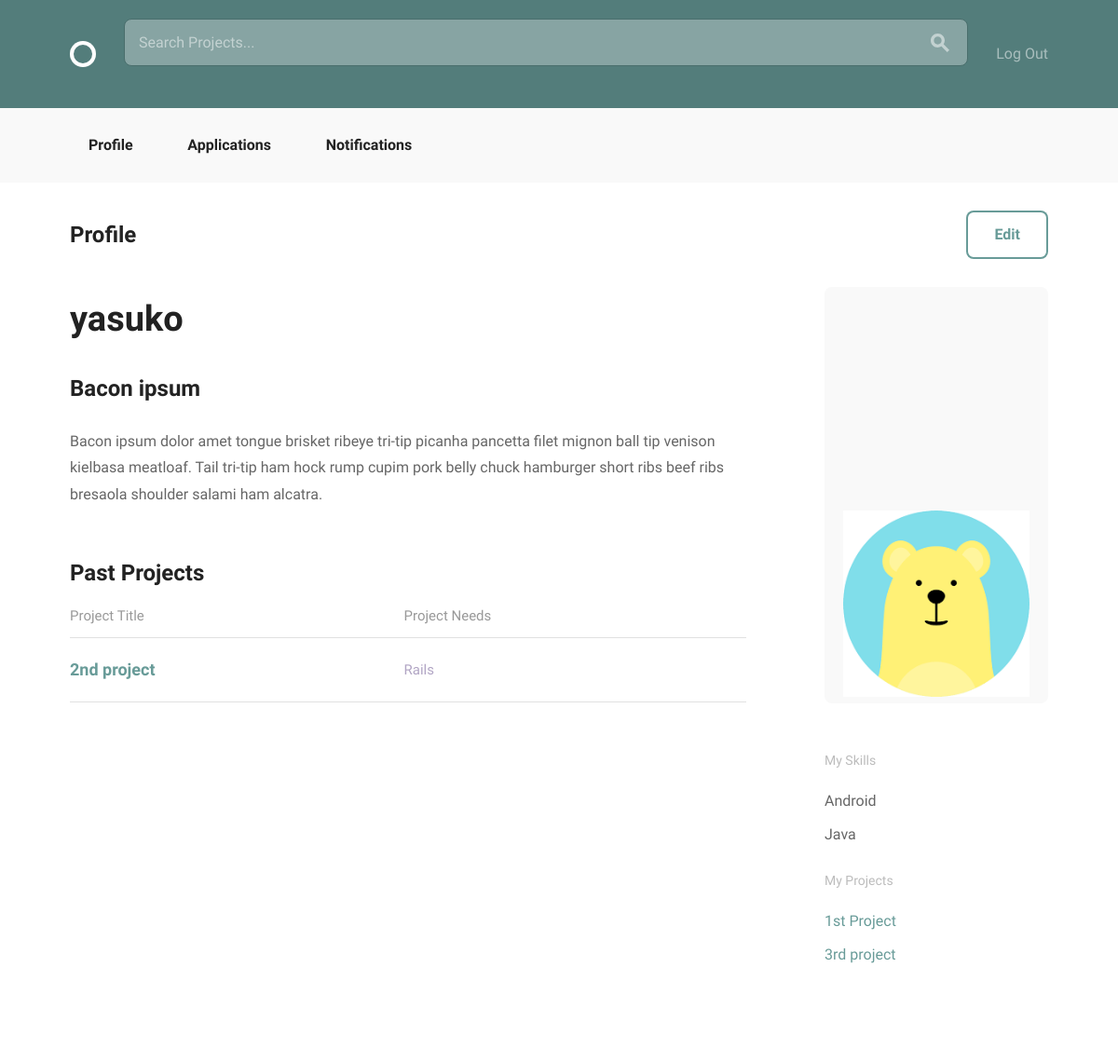
The app's page /accounts/profile/3/ (signed in), older data.
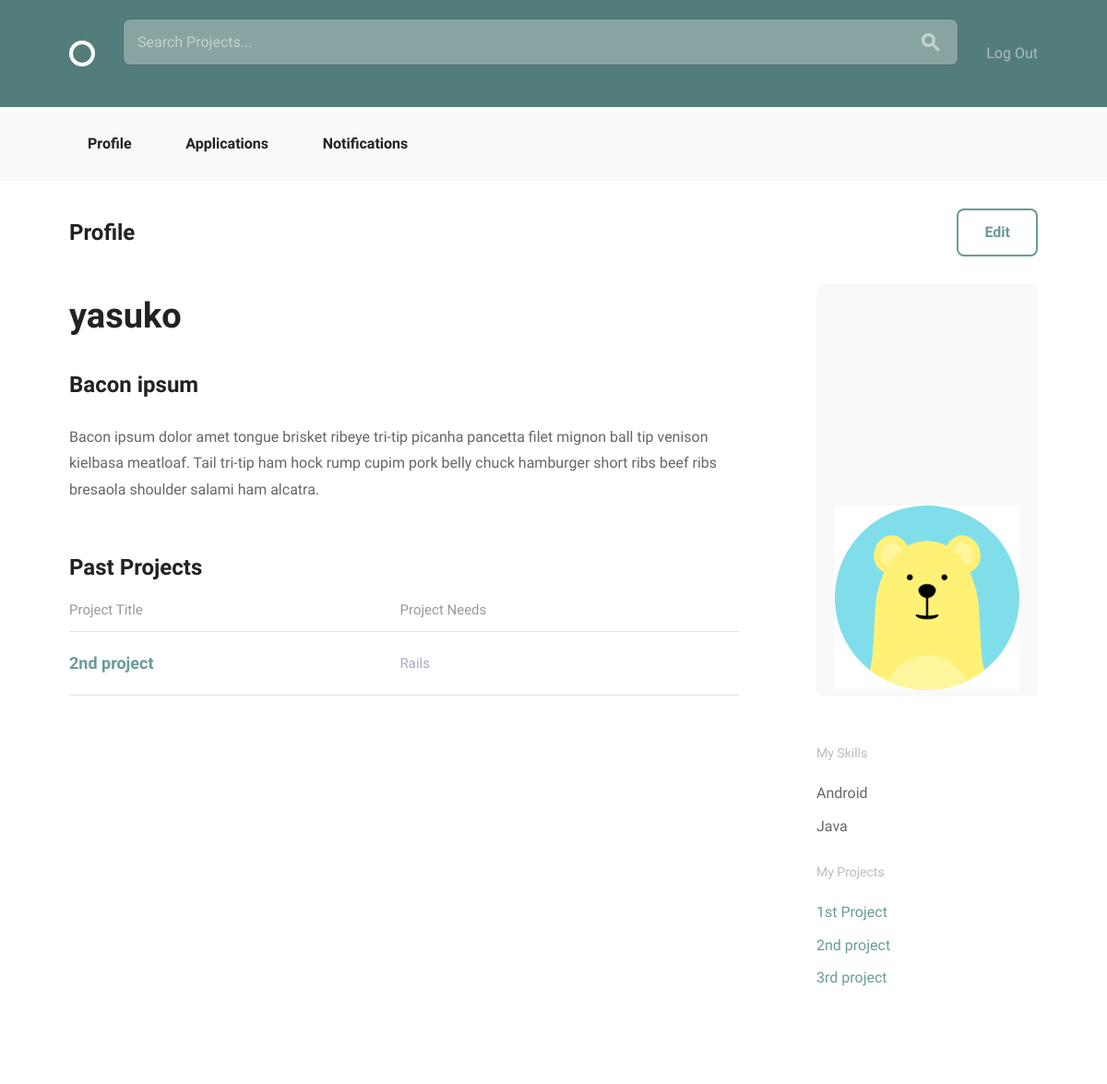
The same page, newer data.
### projects/models.py (models this page shows, shortened)
class Application(models.Model):
    applicant = models.ForeignKey(
        settings.AUTH_USER_MODEL,
        related_name="applicaion"
    )
    position = models.ForeignKey(Position)
    status = models.CharField(max_length=20)

class Position(models.Model):
    ANDROID = "Android"
    DESIGN = "Design"
    JAVA = "Java"
    PHP = "PHP"
    PYTHON = "Python"
    RAILS = "Rails"
    WORDPRESS = "Wordpress"
    iOS = "iOS"
    SKILLES_CHOICES = (
        (ANDROID, "Android Developer"),
        (DESIGN, "Designer"),
        (JAVA, "Java Developer"),
        (PHP, "PHP Developer"),
        (PYTHON, "Python Developer"),
        (RAILS, "Rails Developer"),
        (WORDPRESS, "Wordpress Developer"),
        (iOS, "iOS Developer")
    )
    project = models.ForeignKey(
        Project,
        null=True,
        related_name="positions",
        on_delete=models.CASCADE)
    title = models.CharField(max_length=100, blank=True)
    description = models.TextField(max_length=500, blank=True)
    skill = models.CharField(
        max_length=20,
        choices=SKILLES_CHOICES,
        default="",
        blank=True)
    position_filled = models.BooleanField(default=False, blank=True)
    applicants = models.ManyToManyField(
        settings.AUTH_USER_MODEL,
        through='Application')

class Project(models.Model):
    user = models.ForeignKey(settings.AUTH_USER_MODEL, null=True)
    title = models.CharField(max_length=100)
    description = models.TextField(max_length=500)
    estimated_time = models.IntegerField()
    requirements = models.CharField(max_length=100)

### accounts/models.py (models this page shows)
class Skill(models.Model):
    user = models.ForeignKey(settings.AUTH_USER_MODEL, null=True)
    name = models.CharField(max_length=20, choices=SKILLES_CHOICES)
    def __str__(self):
        return self.name

### accounts/views.py (the view)
@login_required
def profile_detail(request, pk):
    profile = get_object_or_404(models.User, pk=pk)
    skills = models.Skill.objects.filter(user_id=pk)
    projects = Project.objects.filter(user_id=pk)
    applications = Application.objects.filter(
                        applicant=request.user,
                        status='accept')
    return render(request, 'accounts/profile_detail.html', {
            'profile': profile,
            'skills': skills,
            'projects': projects ,
            'applications': applications })

### projects/templatetags/project_extras.py (called while the page is built)
@register.filter('markdown_to_html')
def markdown_to_html(markdown_text):
    html_body = markdown2.markdown(markdown_text)
    return mark_safe(html_body)

### accounts/templates/accounts/profile_detail.html
{% extends "layout.html" %}
{% load static from staticfiles %}
{% load project_extras %}
{% block body_content %}
<div class="bounds circle--page">
    <div class="circle--page--header circle--fluid">
        <div class="circle--fluid--cell circle--fluid--primary">
            <h2>Profile</h2>
        </div>
        {% if profile.id == request.user.id %}
            <div class="circle--fluid--cell circle--fluid--secondary">
                <a class="button icon-on-left" href="{% url 'accounts:edit' pk=user.id %}">Edit</a>
            </div>
        {% endif %}
    </div>
    <div class="grid-70">
        <div class="circle--article--body">
              <h1>{{ profile.username }}</h1>
              {{ profile.bio | markdown_to_html }}
        </div>
        <h2>Past Projects</h2>
        <table class="u-full-width circle--table">
            <thead>
                <tr>
                    <th>Project Title</th>
                    <th class="circle--cell--right">Project Needs</th>
                </tr>
            </thead>
            <tbody>
                {% for application in applications %}
                    <tr class="clickable-row" data-href="{% url 'projects:project_detail' pk=application.position.project.pk %}">
                        <td>
                            <h3>{{ application.position.project.title }}</h3>
                        </td>
                        <td class="circle--cell--right">
                            <span class="secondary-label">{{ application.position.skill }}</sapn>
                        </td>
                    </tr>
                {% endfor %}
            </tbody>
        </table>
    </div>
    <div class="grid-25 grid-push-5">
        <div class="circle--secondary--module">
            <div class="circle--primary--avatar">
                {% if profile.image %}
                    <img src="{{ profile.image.url }}" height=200 width=200 alt="profile image"/>
                {% endif %}
            </div>
        </div>
        <div class="circle--secondary--module">
            <h4>My Skills</h4>
            <ul class="unloaded">
                {% for skill in skills %}
                <li>{{ skill }}</li>
                {% endfor %}
            </ul>
            <h4>My Projects</h4>
            <ul class="circle--link--list">
                {% for project in projects %}
                <li><a href="{% url 'projects:project_detail' pk=project.pk %}">{{ project.title }}</a></li>
                {% endfor %}
            </ul>
        </div>
    </div>
</div>
{% endblock %}

Row changes from the older to the newer data that the page shows:
now on this page (row edited): Project: title "2nd project"
